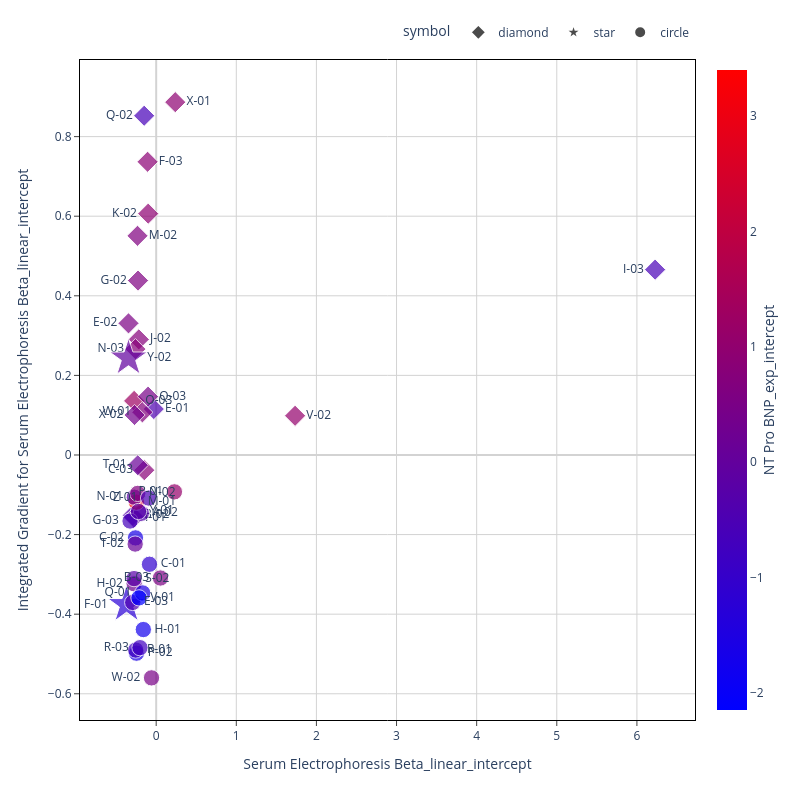

Here is the notebook cell this chart was saved with:
### Markdown cell above
## all patients are labeled

### Code cell
feature_combinations = [[1,2], [1,3], [1,4], 
                        [2,1], [2,3], [2,4], 
                        [3,1], [3,2], [3,4],
                        [4,1], [4,2], [4,3]]

for combo in feature_combinations: 
    a, b = combo
    feat_1 = feature_order.iloc[a-1]
    feat_2 = feature_order.iloc[b-1]
    
    
    fig=px.scatter(x = IG_X_all_labeled[feat_1], y = IGtable_labeled[feat_1], 
                     text= IGtable_labeled.index, 
                     color = IG_X_all_labeled[feat_2],
                     symbol = IGtable_labeled['Shape'], size = IGtable_labeled['size'],
                     symbol_sequence = IGtable_labeled['Shape'].unique().tolist()
                    )
    fig.update_traces(textposition = text_pos(IGtable_labeled, feat_1))



    fig.update_layout(
        plot_bgcolor='white',
        autosize=False,
        width=800,
        height=800,
        coloraxis = {'colorscale':'Bluered'},
        xaxis_title = feat_1,
        yaxis_title = "Integrated Gradient for " + feat_1,
        font=dict(size=12),
        legend = dict(orientation = 'h', yanchor = 'bottom', y= 1.02, xanchor = 'right', x = 1)
    )

    fig.update_xaxes(
        zeroline=True,
        zerolinecolor='lightgrey',
        mirror=True,
        ticks='outside',
        showline=True,
        linecolor='black',
        gridcolor='lightgrey'
        )

    fig.update_yaxes(
        zeroline=True,
        zerolinecolor='lightgrey',
        mirror=True,
        ticks='outside',
        showline=True,
        linecolor='black',
        gridcolor='lightgrey'
    )

    fig.update_coloraxes(colorbar_showticklabels=True,
                        colorbar_title=dict(text=feat_2,side = "right"),
                        cmin = IG_X_all_labeled[feat_2].min(), cmax = IG_X_all_labeled[feat_2].max())

    fig.show()

### Figure 1 — Plotly figure (JSON) as saved in the notebook; plotly's stock layout.template omitted (floating-point values rounded to 4 significant figures)
{"data": [{"hovertemplate": "symbol=diamond<br>x=%{x}<br>y=%{y}<br>size=%{marker.size}<br>text=%{text}<br>color=%{marker.color}<extra></extra>", "legendgroup": "diamond", "marker": {"color": [-0.3337, 0.8121, -0.4395, 0.5223, 0.8735, 0.6001, -0.1096, -0.5793, 0.7457, 0.9394, 0.6051, 0.7862, 1.296, -0.5965, 0.4372, 0.09547, 1.05, 0.7112, 0.9313, 0.361], "coloraxis": "coloraxis", "size": [2, 2, 2, 2, 2, 2, 2, 2, 2, 2, 2, 2, 2, 2, 2, 2, 2, 2, 2, 2], "sizemode": "area", "sizeref": 0.015, "symbol": "diamond"}, "mode": "markers+text", "name": "diamond", "orientation": "v", "showlegend": true, "text": ["B-02", "C-03", "E-01", "E-02", "F-03", "G-02", "I-01", "I-03", "J-02", "K-02", "M-02", "N-03", "O-03", "Q-02", "Q-03", "T-01", "V-02", "W-01", "X-01", "X-02"], "textposition": ["middle right", "middle left", "middle right", "middle left", "middle right", "middle left", "middle right", "middle left", "middle right", "middle left", "middle right", "middle left", "middle right", "middle left", "middle right", "middle left", "middle right", "middle left", "middle right", "middle left", "middle right", "middle left", "middle right", "middle left", "middle right", "middle left", "middle right", "middle left", "middle right", "middle left", "middle right", "middle left", "middle right", "middle left", "middle right", "middle left", "middle right", "middle left", "middle right", "middle left", "middle right", "middle left", "middle right", "middle left"], "type": "scatter", "x": [-0.2925, -0.1481, -0.02976, -0.3454, -0.1074, -0.2265, -0.2781, 6.227, -0.2172, -0.09977, -0.2332, -0.2591, -0.2753, -0.1499, -0.101, -0.2301, 1.734, -0.1722, 0.238, -0.2703], "xaxis": "x", "y": [-0.1518, -0.03824, 0.1155, 0.3308, 0.7368, 0.4383, -0.1575, 0.4657, 0.2904, 0.6064, 0.5508, 0.2661, 0.136, 0.8524, 0.1465, -0.0258, 0.0985, 0.1072, 0.8867, 0.1005], "yaxis": "y"}, {"hovertemplate": "symbol=star<br>x=%{x}<br>y=%{y}<br>size=%{marker.size}<br>text=%{text}<br>color=%{marker.color}<extra></extra>", "legendgroup": "star", "marker": {"color": [-0.03355, -1.252], "coloraxis": "coloraxis", "size": [6, 6], "sizemode": "area", "sizeref": 0.015, "symbol": "star"}, "mode": "markers+text", "name": "star", "orientation": "v", "showlegend": true, "text": ["Y-02", "F-01"], "textposition": ["middle right", "middle left", "middle right", "middle left", "middle right", "middle left", "middle right", "middle left", "middle right", "middle left", "middle right", "middle left", "middle right", "middle left", "middle right", "middle left", "middle right", "middle left", "middle right", "middle left", "middle right", "middle left", "middle right", "middle left", "middle right", "middle left", "middle right", "middle left", "middle right", "middle left", "middle right", "middle left", "middle right", "middle left", "middle right", "middle left", "middle right", "middle left", "middle right", "middle left", "middle right", "middle left", "middle right", "middle left"], "type": "scatter", "x": [-0.3454, -0.3697], "xaxis": "x", "y": [0.2434, -0.3761], "yaxis": "y"}, {"hovertemplate": "symbol=circle<br>x=%{x}<br>y=%{y}<br>size=%{marker.size}<br>text=%{text}<br>color=%{marker.color}<extra></extra>", "legendgroup": "circle", "marker": {"color": [-0.352, 0.5538, -1.11, -1.615, -0.4739, -0.6637, -1.749, 0.2501, 3.399, -0.1758, 0.6668, 1.097, -1.581, -1.518, -0.7302, -0.7655, -0.2418, 0.09147, -2.147, 0.4592, -0.2906, -0.5267], "coloraxis": "coloraxis", "size": [2, 2, 2, 2, 2, 2, 2, 2, 2, 2, 2, 2, 2, 2, 2, 2, 2, 2, 2, 2, 2, 2], "sizemode": "area", "sizeref": 0.015, "symbol": "circle"}, "mode": "markers+text", "name": "circle", "orientation": "v", "showlegend": true, "text": ["A-02", "B-03", "C-01", "C-02", "E-03", "G-03", "H-01", "H-02", "M-01", "N-01", "N-02", "P-01", "P-02", "Q-01", "R-01", "R-03", "S-02", "T-02", "V-01", "W-02", "Y-01", "Z-01"], "textposition": ["middle right", "middle left", "middle right", "middle left", "middle right", "middle left", "middle right", "middle left", "middle right", "middle left", "middle right", "middle left", "middle right", "middle left", "middle right", "middle left", "middle right", "middle left", "middle right", "middle left", "middle right", "middle left", "middle right", "middle left", "middle right", "middle left", "middle right", "middle left", "middle right", "middle left", "middle right", "middle left", "middle right", "middle left", "middle right", "middle left", "middle right", "middle left", "middle right", "middle left", "middle right", "middle left", "middle right", "middle left"], "type": "scatter", "x": [-0.1849, 0.05335, -0.08373, -0.2582, -0.2928, -0.326, -0.1605, -0.2753, -0.246, -0.2733, -0.2301, 0.2277, -0.2457, -0.1684, -0.2556, -0.2022, -0.2765, -0.2622, -0.2145, -0.058, -0.2209, -0.09456], "xaxis": "x", "y": [-0.1465, -0.3091, -0.2746, -0.2083, -0.3705, -0.166, -0.4386, -0.3236, -0.1186, -0.1062, -0.09649, -0.09262, -0.498, -0.3466, -0.4901, -0.4841, -0.3106, -0.2239, -0.359, -0.56, -0.1419, -0.1082], "yaxis": "y"}], "layout": {"autosize": false, "coloraxis": {"cmax": 3.399, "cmin": -2.147, "colorbar": {"showticklabels": true, "title": {"side": "right", "text": "NT Pro BNP_exp_intercept"}}, "colorscale": [[0, "rgb(0,0,255)"], [1, "rgb(255,0,0)"]]}, "font": {"size": 12}, "height": 800, "legend": {"itemsizing": "constant", "orientation": "h", "title": {"text": "symbol"}, "tracegroupgap": 0, "x": 1, "xanchor": "right", "y": 1.02, "yanchor": "bottom"}, "margin": {"t": 60}, "plot_bgcolor": "white", "width": 800, "xaxis": {"anchor": "y", "domain": [0, 1], "gridcolor": "lightgrey", "linecolor": "black", "mirror": true, "showline": true, "ticks": "outside", "title": {"text": "Serum Electrophoresis Beta_linear_intercept"}, "zeroline": true, "zerolinecolor": "lightgrey"}, "yaxis": {"anchor": "x", "domain": [0, 1], "gridcolor": "lightgrey", "linecolor": "black", "mirror": true, "showline": true, "ticks": "outside", "title": {"text": "Integrated Gradient for Serum Electrophoresis Beta_linear_intercept"}, "zeroline": true, "zerolinecolor": "lightgrey"}}}
